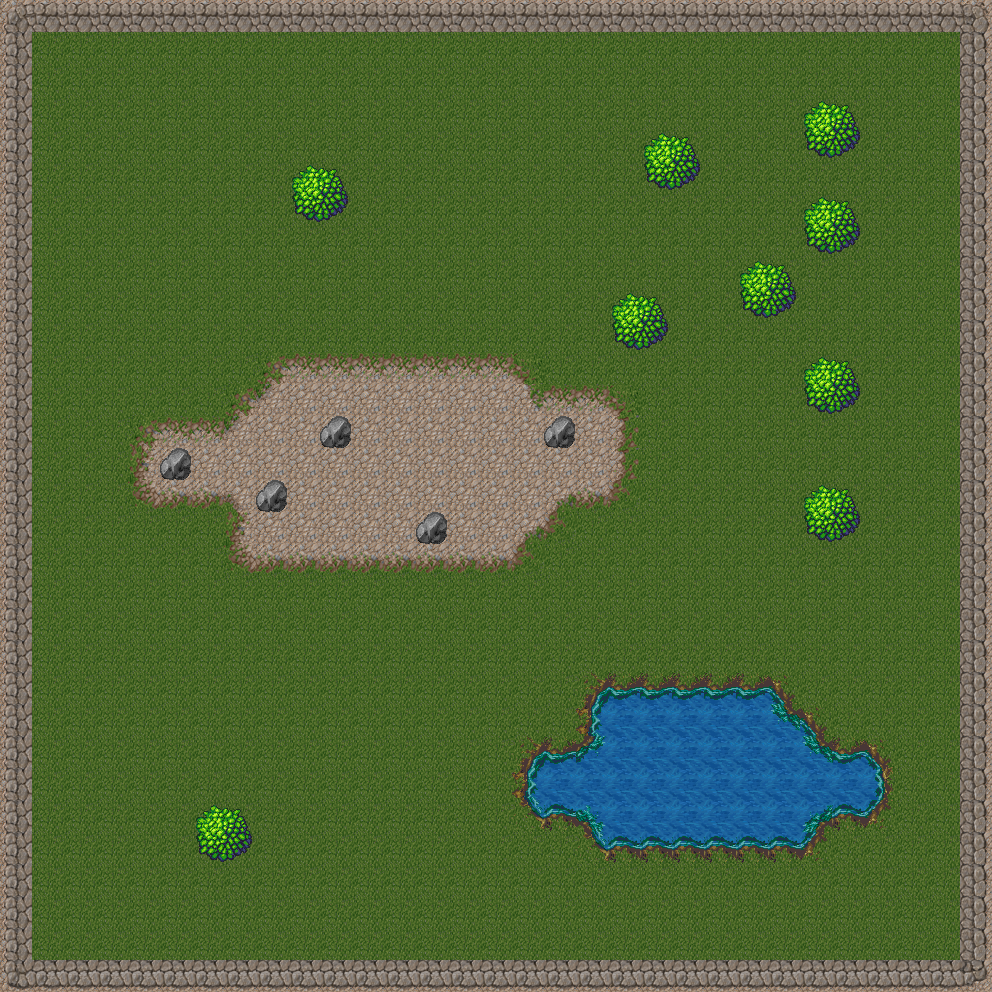

This is a level from a 2D game, rendered from its Tiled map with the project's own tilesets. A one-line summary and the complete map file follow:
An orthogonal 31x31 tile map with 32x32 px tiles, 2 tile layers (Tilelaag 1, Tilelaag 2), 2 tilesets.

<map version="1.0" tiledversion="1.1.2" orientation="orthogonal" renderorder="right-down" width="31" height="31" tilewidth="32" tileheight="32" infinite="0" nextobjectid="19">
 <tileset firstgid="1" name="mountain_landscape" tilewidth="32" tileheight="32" tilecount="256" columns="16">
  <image source="mountain_landscape.png" width="512" height="512" />
  <tile id="11">
   <properties>
    <property name="Passable" type="bool" value="true" />
   </properties>
  </tile>
  <tile id="12">
   <properties>
    <property name="Passable" type="bool" value="true" />
   </properties>
  </tile>
  <tile id="13">
   <properties>
    <property name="Passable" type="bool" value="true" />
   </properties>
  </tile>
  <tile id="27">
   <properties>
    <property name="Passable" type="bool" value="true" />
   </properties>
  </tile>
  <tile id="28">
   <properties>
    <property name="Passable" type="bool" value="true" />
   </properties>
  </tile>
  <tile id="29">
   <properties>
    <property name="Passable" type="bool" value="true" />
   </properties>
  </tile>
  <tile id="43">
   <properties>
    <property name="Passable" type="bool" value="true" />
   </properties>
  </tile>
  <tile id="44">
   <properties>
    <property name="Passable" type="bool" value="true" />
   </properties>
  </tile>
  <tile id="45">
   <properties>
    <property name="Passable" type="bool" value="true" />
   </properties>
  </tile>
  <tile id="78">
   <properties>
    <property name="Passable" type="bool" value="true" />
   </properties>
  </tile>
  <tile id="79">
   <properties>
    <property name="Passable" type="bool" value="true" />
   </properties>
  </tile>
  <tile id="94">
   <properties>
    <property name="Passable" type="bool" value="true" />
   </properties>
  </tile>
  <tile id="95">
   <properties>
    <property name="Passable" type="bool" value="true" />
   </properties>
  </tile>
  <tile id="107">
   <properties>
    <property name="Passable" type="bool" value="false" />
   </properties>
  </tile>
  <tile id="108">
   <properties>
    <property name="Passable" type="bool" value="false" />
   </properties>
  </tile>
  <tile id="109">
   <properties>
    <property name="Passable" type="bool" value="false" />
   </properties>
  </tile>
  <tile id="123">
   <properties>
    <property name="Passable" type="bool" value="false" />
   </properties>
  </tile>
  <tile id="124">
   <properties>
    <property name="Passable" type="bool" value="false" />
   </properties>
  </tile>
  <tile id="125">
   <properties>
    <property name="Passable" type="bool" value="false" />
   </properties>
  </tile>
  <tile id="139">
   <properties>
    <property name="Passable" type="bool" value="false" />
   </properties>
  </tile>
  <tile id="140">
   <properties>
    <property name="Passable" type="bool" value="false" />
   </properties>
  </tile>
  <tile id="141">
   <properties>
    <property name="Passable" type="bool" value="false" />
   </properties>
  </tile>
  <tile id="155">
   <properties>
    <property name="Passable" type="bool" value="true" />
   </properties>
  </tile>
  <tile id="156">
   <properties>
    <property name="Passable" type="bool" value="true" />
   </properties>
  </tile>
  <tile id="157">
   <properties>
    <property name="Passable" type="bool" value="true" />
   </properties>
  </tile>
  <tile id="171">
   <properties>
    <property name="Passable" type="bool" value="true" />
   </properties>
  </tile>
  <tile id="172">
   <properties>
    <property name="Passable" type="bool" value="true" />
   </properties>
  </tile>
  <tile id="173">
   <properties>
    <property name="Passable" type="bool" value="true" />
   </properties>
  </tile>
  <tile id="187">
   <properties>
    <property name="Passable" type="bool" value="true" />
   </properties>
  </tile>
  <tile id="188">
   <properties>
    <property name="Passable" type="bool" value="true" />
   </properties>
  </tile>
  <tile id="189">
   <properties>
    <property name="Passable" type="bool" value="true" />
   </properties>
  </tile>
  <tile id="252">
   <properties>
    <property name="Passable" type="bool" value="false" />
   </properties>
  </tile>
 </tileset>
 <tileset firstgid="257" name="wood_tileset" tilewidth="32" tileheight="32" tilecount="256" columns="16">
  <image source="wood_tileset.png" width="512" height="512" />
  <tile id="51">
   <properties>
    <property name="Flyable" type="bool" value="false" />
    <property name="Passable" type="bool" value="true" />
    <property name="Swimmable" type="bool" value="true" />
   </properties>
  </tile>
  <tile id="52">
   <properties>
    <property name="Flyable" type="bool" value="false" />
    <property name="Passable" type="bool" value="true" />
    <property name="Swimmable" type="bool" value="true" />
   </properties>
  </tile>
  <tile id="53">
   <properties>
    <property name="Flyable" type="bool" value="false" />
    <property name="Passable" type="bool" value="true" />
    <property name="Swimmable" type="bool" value="true" />
   </properties>
  </tile>
  <tile id="67">
   <properties>
    <property name="Flyable" type="bool" value="false" />
    <property name="Passable" type="bool" value="true" />
    <property name="Swimmable" type="bool" value="true" />
   </properties>
  </tile>
  <tile id="68">
   <properties>
    <property name="Flyable" type="bool" value="false" />
    <property name="Passable" type="bool" value="true" />
    <property name="Swimmable" type="bool" value="true" />
   </properties>
  </tile>
  <tile id="69">
   <properties>
    <property name="Flyable" type="bool" value="false" />
    <property name="Passable" type="bool" value="true" />
    <property name="Swimmable" type="bool" value="true" />
   </properties>
  </tile>
  <tile id="83">
   <properties>
    <property name="Flyable" type="bool" value="false" />
    <property name="Passable" type="bool" value="true" />
    <property name="Swimmable" type="bool" value="true" />
   </properties>
  </tile>
  <tile id="84">
   <properties>
    <property name="Flyable" type="bool" value="false" />
    <property name="Passable" type="bool" value="true" />
    <property name="Swimmable" type="bool" value="true" />
   </properties>
  </tile>
  <tile id="85">
   <properties>
    <property name="Flyable" type="bool" value="false" />
    <property name="Passable" type="bool" value="true" />
    <property name="Swimmable" type="bool" value="true" />
   </properties>
  </tile>
  <tile id="86">
   <properties>
    <property name="Flyable" type="bool" value="true" />
    <property name="Passable" type="bool" value="false" />
    <property name="Swimmable" type="bool" value="true" />
   </properties>
  </tile>
  <tile id="87">
   <properties>
    <property name="Flyable" type="bool" value="true" />
    <property name="Passable" type="bool" value="false" />
    <property name="Swimmable" type="bool" value="true" />
   </properties>
  </tile>
  <tile id="102">
   <properties>
    <property name="Flyable" type="bool" value="true" />
    <property name="Passable" type="bool" value="false" />
    <property name="Swimmable" type="bool" value="true" />
   </properties>
  </tile>
  <tile id="103">
   <properties>
    <property name="Flyable" type="bool" value="true" />
    <property name="Passable" type="bool" value="false" />
    <property name="Swimmable" type="bool" value="true" />
   </properties>
  </tile>
  <tile id="108">
   <properties>
    <property name="Passable" type="bool" value="true" />
    <property name="Slowing" type="bool" value="true" />
   </properties>
  </tile>
  <tile id="109">
   <properties>
    <property name="Passable" type="bool" value="true" />
    <property name="Slowing" type="bool" value="true" />
   </properties>
  </tile>
  <tile id="124">
   <properties>
    <property name="Passable" type="bool" value="true" />
    <property name="Slowing" type="bool" value="true" />
   </properties>
  </tile>
  <tile id="125">
   <properties>
    <property name="Passable" type="bool" value="true" />
    <property name="Slowing" type="bool" value="true" />
   </properties>
  </tile>
 </tileset>
 <layer name="Tilelaag 1" width="31" height="31">
  <properties>
   <property name="Passable" type="bool" value="true" />
  </properties>
  <data encoding="csv">
108,109,109,109,109,109,109,109,109,109,109,109,109,109,109,109,109,109,109,109,109,109,109,109,109,109,109,109,109,109,110,
124,79,79,79,79,79,79,79,79,79,79,79,79,79,79,79,79,79,79,79,79,79,79,79,79,79,79,79,79,79,126,
124,79,79,79,79,79,79,79,79,79,79,79,79,79,79,79,79,79,79,79,79,79,79,79,79,79,79,79,79,79,126,
124,79,79,79,79,79,79,79,79,79,79,79,79,79,79,79,79,79,79,79,79,79,79,79,79,79,79,79,79,79,126,
124,79,79,79,79,79,79,79,79,79,79,79,79,79,79,79,79,79,79,79,79,79,79,79,79,79,79,79,79,79,126,
124,79,79,79,79,79,79,79,79,79,79,79,79,79,79,79,79,79,79,79,79,79,79,79,79,79,79,79,79,79,126,
124,79,79,79,79,79,79,79,79,79,79,79,79,79,79,79,79,79,79,79,79,79,79,79,79,79,79,79,79,79,126,
124,79,79,79,79,79,79,79,79,79,79,79,79,79,79,79,79,79,79,79,79,79,79,79,79,79,79,79,79,79,126,
124,79,79,79,79,79,79,79,79,79,79,79,79,79,79,79,79,79,79,79,79,79,79,79,79,79,79,79,79,79,126,
124,79,79,79,79,79,79,79,79,79,79,79,79,79,79,79,79,79,79,79,79,79,79,79,79,79,79,79,79,79,126,
124,79,79,79,79,79,79,79,79,79,79,79,79,79,79,79,79,79,79,79,79,79,79,79,79,79,79,79,79,79,126,
124,79,79,79,79,79,79,79,12,13,13,13,13,13,13,13,14,79,79,79,79,79,79,79,79,79,79,79,79,79,126,
124,79,79,79,79,79,79,12,111,29,29,29,29,29,29,29,112,13,13,14,79,79,79,79,79,79,79,79,79,79,126,
124,79,79,79,12,13,13,111,29,29,29,29,29,29,29,29,29,29,29,30,79,79,79,79,79,79,79,79,79,79,126,
124,79,79,79,28,29,29,29,29,29,29,29,29,29,29,29,29,29,29,30,79,79,79,79,79,79,79,79,79,79,126,
124,79,79,79,44,45,45,127,29,29,29,29,29,29,29,29,29,128,45,46,79,79,79,79,79,79,79,79,79,79,126,
124,79,79,79,79,79,79,28,29,29,29,29,29,29,29,29,128,46,79,79,79,79,79,79,79,79,79,79,79,79,126,
124,79,79,79,79,79,79,44,45,45,45,45,45,45,45,45,46,79,79,79,79,79,79,79,79,79,79,79,79,79,126,
124,79,79,79,79,79,79,79,79,79,79,79,79,79,79,79,79,79,79,79,79,79,79,79,79,79,79,79,79,79,126,
124,79,79,79,79,79,79,79,79,79,79,79,79,79,79,79,79,79,79,79,79,79,79,79,79,79,79,79,79,79,126,
124,79,79,79,79,79,79,79,79,79,79,79,79,79,79,79,79,79,79,79,79,79,79,79,79,79,79,79,79,79,126,
124,79,79,79,79,79,79,79,79,79,79,79,79,79,79,79,79,79,308,309,309,309,309,309,310,79,79,79,79,79,126,
124,79,79,79,79,79,79,79,79,79,79,79,79,79,79,79,79,79,324,325,325,325,325,325,359,310,79,79,79,79,126,
124,79,79,79,79,79,79,79,79,79,79,79,79,79,79,79,308,309,360,325,325,325,325,325,325,359,309,310,79,79,126,
124,79,79,79,79,79,79,79,79,79,79,79,79,79,79,79,324,325,325,325,325,325,325,325,325,325,325,326,79,79,126,
124,79,79,79,79,79,79,79,79,79,79,79,79,79,79,79,340,341,344,325,325,325,325,325,325,343,341,342,79,79,126,
124,79,79,79,79,79,79,79,79,79,79,79,79,79,79,79,79,79,340,341,341,341,341,341,341,342,79,79,79,79,126,
124,79,79,79,79,79,79,79,79,79,79,79,79,79,79,79,79,79,79,79,79,79,79,79,79,79,79,79,79,79,126,
124,79,79,79,79,79,79,79,79,79,79,79,79,79,79,79,79,79,79,79,79,79,79,79,79,79,79,79,79,79,126,
124,79,79,79,79,79,79,79,79,79,79,79,79,79,79,79,79,79,79,79,79,79,79,79,79,79,79,79,79,79,126,
140,141,141,141,141,141,141,141,141,141,141,141,141,141,141,141,141,141,141,141,141,141,141,141,141,141,141,141,141,141,142
</data>
 </layer>
 <layer name="Tilelaag 2" width="31" height="31">
  <data encoding="csv">
0,0,0,0,0,0,0,0,0,0,0,0,0,0,0,0,0,0,0,0,0,0,0,0,0,0,0,0,0,0,0,
0,0,0,0,0,0,0,0,0,0,0,0,0,0,0,0,0,0,0,0,0,0,0,0,0,0,0,0,0,0,0,
0,0,0,0,0,0,0,0,0,0,0,0,0,0,0,0,0,0,0,0,0,0,0,0,0,0,0,0,0,0,0,
0,0,0,0,0,0,0,0,0,0,0,0,0,0,0,0,0,0,0,0,0,0,0,0,0,365,366,0,0,0,0,
0,0,0,0,0,0,0,0,0,0,0,0,0,0,0,0,0,0,0,0,365,366,0,0,0,381,382,0,0,0,0,
0,0,0,0,0,0,0,0,0,365,366,0,0,0,0,0,0,0,0,0,381,382,0,0,0,0,0,0,0,0,0,
0,0,0,0,0,0,0,0,0,381,382,0,0,0,0,0,0,0,0,0,0,0,0,0,0,365,366,0,0,0,0,
0,0,0,0,0,0,0,0,0,0,0,0,0,0,0,0,0,0,0,0,0,0,0,0,0,381,382,0,0,0,0,
0,0,0,0,0,0,0,0,0,0,0,0,0,0,0,0,0,0,0,0,0,0,0,365,366,0,0,0,0,0,0,
0,0,0,0,0,0,0,0,0,0,0,0,0,0,0,0,0,0,0,365,366,0,0,381,382,0,0,0,0,0,0,
0,0,0,0,0,0,0,0,0,0,0,0,0,0,0,0,0,0,0,381,382,0,0,0,0,0,0,0,0,0,0,
0,0,0,0,0,0,0,0,0,0,0,0,0,0,0,0,0,0,0,0,0,0,0,0,0,365,366,0,0,0,0,
0,0,0,0,0,0,0,0,0,0,0,0,0,0,0,0,0,0,0,0,0,0,0,0,0,381,382,0,0,0,0,
0,0,0,0,0,0,0,0,0,0,253,0,0,0,0,0,0,253,0,0,0,0,0,0,0,0,0,0,0,0,0,
0,0,0,0,0,253,0,0,0,0,0,0,0,0,0,0,0,0,0,0,0,0,0,0,0,0,0,0,0,0,0,
0,0,0,0,0,0,0,0,253,0,0,0,0,0,0,0,0,0,0,0,0,0,0,0,0,365,366,0,0,0,0,
0,0,0,0,0,0,0,0,0,0,0,0,0,253,0,0,0,0,0,0,0,0,0,0,0,381,382,0,0,0,0,
0,0,0,0,0,0,0,0,0,0,0,0,0,0,0,0,0,0,0,0,0,0,0,0,0,0,0,0,0,0,0,
0,0,0,0,0,0,0,0,0,0,0,0,0,0,0,0,0,0,0,0,0,0,0,0,0,0,0,0,0,0,0,
0,0,0,0,0,0,0,0,0,0,0,0,0,0,0,0,0,0,0,0,0,0,0,0,0,0,0,0,0,0,0,
0,0,0,0,0,0,0,0,0,0,0,0,0,0,0,0,0,0,0,0,0,0,0,0,0,0,0,0,0,0,0,
0,0,0,0,0,0,0,0,0,0,0,0,0,0,0,0,0,0,0,0,0,0,0,0,0,0,0,0,0,0,0,
0,0,0,0,0,0,0,0,0,0,0,0,0,0,0,0,0,0,0,0,0,0,0,0,0,0,0,0,0,0,0,
0,0,0,0,0,0,0,0,0,0,0,0,0,0,0,0,0,0,0,0,0,0,0,0,0,0,0,0,0,0,0,
0,0,0,0,0,0,0,0,0,0,0,0,0,0,0,0,0,0,0,0,0,0,0,0,0,0,0,0,0,0,0,
0,0,0,0,0,0,365,366,0,0,0,0,0,0,0,0,0,0,0,0,0,0,0,0,0,0,0,0,0,0,0,
0,0,0,0,0,0,381,382,0,0,0,0,0,0,0,0,0,0,0,0,0,0,0,0,0,0,0,0,0,0,0,
0,0,0,0,0,0,0,0,0,0,0,0,0,0,0,0,0,0,0,0,0,0,0,0,0,0,0,0,0,0,0,
0,0,0,0,0,0,0,0,0,0,0,0,0,0,0,0,0,0,0,0,0,0,0,0,0,0,0,0,0,0,0,
0,0,0,0,0,0,0,0,0,0,0,0,0,0,0,0,0,0,0,0,0,0,0,0,0,0,0,0,0,0,0,
0,0,0,0,0,0,0,0,0,0,0,0,0,0,0,0,0,0,0,0,0,0,0,0,0,0,0,0,0,0,0
</data>
 </layer>
</map>
